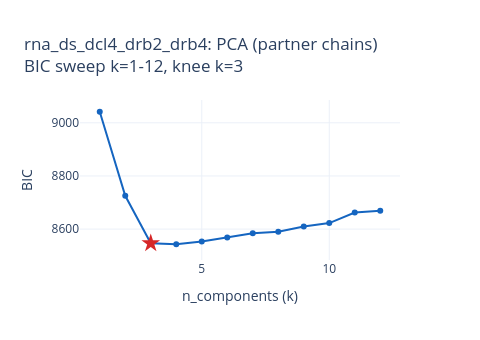
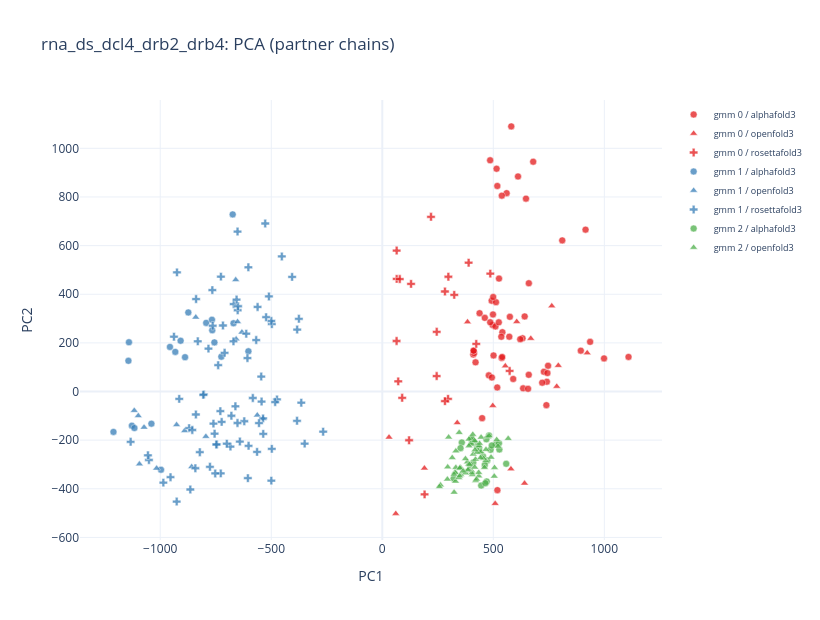

Write notebook code for charts like these, in order.
### Code cell
plot_pca(df, complex_name="rna_ds_dcl4_drb2_drb4", cluster_method="gmm", n_components="auto")  # GMM auto (BIC-knee)

### Figure 1 — Plotly figure (JSON) as saved in the notebook; plotly's stock layout.template omitted (floating-point values rounded to 4 significant figures)
{"data": [{"line": {"color": "#1565C0", "width": 2}, "marker": {"size": 6}, "mode": "lines+markers", "name": "BIC", "type": "scatter", "x": [1, 2, 3, 4, 5, 6, 7, 8, 9, 10, 11, 12], "y": [9042.0, 8725.0, 8547.0, 8543.0, 8554.0, 8568.0, 8584.0, 8590.0, 8610.0, 8623.0, 8662.0, 8669.0]}, {"marker": {"color": "#d62728", "size": 14, "symbol": "star"}, "mode": "markers", "name": "knee k=3", "type": "scatter", "x": [3], "y": [8547.0]}], "layout": {"height": 340, "showlegend": false, "title": {"text": "rna_ds_dcl4_drb2_drb4: PCA (partner chains)<br>BIC sweep k=1-12, knee k=3"}, "width": 480, "xaxis": {"title": {"text": "n_components (k)"}}, "yaxis": {"title": {"text": "BIC"}}}}

### Figure 2 — Plotly figure (JSON) as saved in the notebook; plotly's stock layout.template omitted (floating-point values rounded to 4 significant figures; data arrays with more than 128 entries replaced by an {"elided": "..."} marker saying what was removed)
{"data": [{"customdata": {"elided": "57x8 mixed values"}, "hovertemplate": "backend: %{customdata[0]}<br>seed: %{customdata[1]}<br>sample_index: %{customdata[2]}<br>cluster: %{customdata[3]}<br>ptm: %{customdata[4]}<br>iptm: %{customdata[5]}<br>ranking_score: %{customdata[6]}<br>cif_path: %{customdata[7]}<extra></extra>", "marker": {"color": "rgb(228,26,28)", "line": {"color": "white", "width": 0.5}, "opacity": 0.75, "size": 7, "symbol": "circle"}, "mode": "markers", "name": "gmm 0 / alphafold3", "type": "scatter", "x": [479.8, 518.1, 589.6, 496.8, 492.6, 540.9, 571.9, 409.7, 413.5, 410.7, 501.0, 493.6, 741.1, 536.0, 631.6, 660.0, 509.6, 580.8, 621.2, 739.0, 461.7, 936.0, 894.1, 449.7, 498.5, 560.1, 647.2, 537.7, 574.6, 611.3, 524.7, 641.2, 810.4, 486.0, 998.7, 915.4, 1109.0, 411.6, 539.9, 517.7, 634.4, 659.6, 438.1, 746.6, 538.3, 720.3, 656.5, 727.9, 420.0, 743.7, 512.0, 514.7, 485.7, 525.7, 499.5, 518.4, 679.6], "y": [66.42, 845.3, 51.55, 273.6, 373.6, 243.9, 225.3, 152.1, 158.1, 168.0, 148.3, 57.65, 40.27, 225.1, 218.8, 445.3, 267.7, 1090.0, 215.2, -55.98, 302.9, 204.3, 168.1, -109.4, 316.9, 815.8, 793.2, 137.9, 307.2, 884.3, 284.5, 308.7, 621.5, 284.8, 136.2, 665.7, 142.3, 167.8, 142.1, 16.64, 13.08, 68.8, 322.1, 105.9, 805.5, 36.21, 11.13, 81.28, 120.0, 75.77, 367.5, 916.2, 950.9, 464.4, 388.7, -405.5, 944.9]}, {"customdata": [["openfold3", 10, null, 1, 0.466, 0.3357, 0.3641, "rna_ds_dcl4_drb2_drb4/openfold_rna_ds_dcl4_drb2_drb4/openfold_results_seed-10/rna_ds_dcl4_drb2_drb4/seed_10/rna_ds_dcl4_drb2_drb4_seed_10_sample_4_model_fixed.cif"], ["openfold3", 11, null, 1, 0.4738, 0.2907, 0.3299, "rna_ds_dcl4_drb2_drb4/openfold_rna_ds_dcl4_drb2_drb4/openfold_results_seed-11/rna_ds_dcl4_drb2_drb4/seed_11/rna_ds_dcl4_drb2_drb4_seed_11_sample_3_model_fixed.cif"], ["openfold3", 11, null, 1, 0.4962, 0.3237, 0.36, "rna_ds_dcl4_drb2_drb4/openfold_rna_ds_dcl4_drb2_drb4/openfold_results_seed-11/rna_ds_dcl4_drb2_drb4/seed_11/rna_ds_dcl4_drb2_drb4_seed_11_sample_5_model_fixed.cif"], ["openfold3", 13, null, 1, 0.4827, 0.297, 0.3344, "rna_ds_dcl4_drb2_drb4/openfold_rna_ds_dcl4_drb2_drb4/openfold_results_seed-13/rna_ds_dcl4_drb2_drb4/seed_13/rna_ds_dcl4_drb2_drb4_seed_13_sample_2_model_fixed.cif"], ["openfold3", 17, null, 1, 0.4957, 0.367, 0.3953, "rna_ds_dcl4_drb2_drb4/openfold_rna_ds_dcl4_drb2_drb4/openfold_results_seed-17/rna_ds_dcl4_drb2_drb4/seed_17/rna_ds_dcl4_drb2_drb4_seed_17_sample_4_model_fixed.cif"], ["openfold3", 18, null, 1, 0.4485, 0.2747, 0.3105, "rna_ds_dcl4_drb2_drb4/openfold_rna_ds_dcl4_drb2_drb4/openfold_results_seed-18/rna_ds_dcl4_drb2_drb4/seed_18/rna_ds_dcl4_drb2_drb4_seed_18_sample_3_model_fixed.cif"], ["openfold3", 18, null, 1, 0.46, 0.2499, 0.2923, "rna_ds_dcl4_drb2_drb4/openfold_rna_ds_dcl4_drb2_drb4/openfold_results_seed-18/rna_ds_dcl4_drb2_drb4/seed_18/rna_ds_dcl4_drb2_drb4_seed_18_sample_5_model_fixed.cif"], ["openfold3", 19, null, 1, 0.4708, 0.2345, 0.2862, "rna_ds_dcl4_drb2_drb4/openfold_rna_ds_dcl4_drb2_drb4/openfold_results_seed-19/rna_ds_dcl4_drb2_drb4/seed_19/rna_ds_dcl4_drb2_drb4_seed_19_sample_5_model_fixed.cif"], ["openfold3", 20, null, 1, 0.5126, 0.4141, 0.4366, "rna_ds_dcl4_drb2_drb4/openfold_rna_ds_dcl4_drb2_drb4/openfold_results_seed-20/rna_ds_dcl4_drb2_drb4/seed_20/rna_ds_dcl4_drb2_drb4_seed_20_sample_1_model_fixed.cif"], ["openfold3", 20, null, 1, 0.5091, 0.4134, 0.4336, "rna_ds_dcl4_drb2_drb4/openfold_rna_ds_dcl4_drb2_drb4/openfold_results_seed-20/rna_ds_dcl4_drb2_drb4/seed_20/rna_ds_dcl4_drb2_drb4_seed_20_sample_4_model_fixed.cif"], ["openfold3", 5, null, 1, 0.5065, 0.3825, 0.4139, "rna_ds_dcl4_drb2_drb4/openfold_rna_ds_dcl4_drb2_drb4/openfold_results_seed-5/rna_ds_dcl4_drb2_drb4/seed_5/rna_ds_dcl4_drb2_drb4_seed_5_sample_1_model_fixed.cif"], ["openfold3", 7, null, 1, 0.506, 0.3864, 0.4132, "rna_ds_dcl4_drb2_drb4/openfold_rna_ds_dcl4_drb2_drb4/openfold_results_seed-7/rna_ds_dcl4_drb2_drb4/seed_7/rna_ds_dcl4_drb2_drb4_seed_7_sample_2_model_fixed.cif"], ["openfold3", 8, null, 1, 0.4909, 0.3068, 0.3633, "rna_ds_dcl4_drb2_drb4/openfold_rna_ds_dcl4_drb2_drb4/openfold_results_seed-8/rna_ds_dcl4_drb2_drb4/seed_8/rna_ds_dcl4_drb2_drb4_seed_8_sample_2_model_fixed.cif"], ["openfold3", 8, null, 1, 0.4924, 0.3172, 0.3522, "rna_ds_dcl4_drb2_drb4/openfold_rna_ds_dcl4_drb2_drb4/openfold_results_seed-8/rna_ds_dcl4_drb2_drb4/seed_8/rna_ds_dcl4_drb2_drb4_seed_8_sample_4_model_fixed.cif"], ["openfold3", 8, null, 1, 0.4928, 0.3261, 0.3609, "rna_ds_dcl4_drb2_drb4/openfold_rna_ds_dcl4_drb2_drb4/openfold_results_seed-8/rna_ds_dcl4_drb2_drb4/seed_8/rna_ds_dcl4_drb2_drb4_seed_8_sample_5_model_fixed.cif"], ["openfold3", 9, null, 1, 0.5166, 0.4228, 0.4506, "rna_ds_dcl4_drb2_drb4/openfold_rna_ds_dcl4_drb2_drb4/openfold_results_seed-9/rna_ds_dcl4_drb2_drb4/seed_9/rna_ds_dcl4_drb2_drb4_seed_9_sample_5_model_fixed.cif"]], "hovertemplate": "backend: %{customdata[0]}<br>seed: %{customdata[1]}<br>sample_index: %{customdata[2]}<br>cluster: %{customdata[3]}<br>ptm: %{customdata[4]}<br>iptm: %{customdata[5]}<br>ranking_score: %{customdata[6]}<br>cif_path: %{customdata[7]}<extra></extra>", "marker": {"color": "rgb(228,26,28)", "line": {"color": "white", "width": 0.5}, "opacity": 0.75, "size": 7, "symbol": "triangle-up"}, "mode": "markers", "name": "gmm 0 / openfold3", "type": "scatter", "x": [337.6, 668.7, 605.5, 554.0, 508.4, 60.7, 30.38, 383.8, 640.6, 189.7, 579.3, 785.6, 792.7, 922.9, 763.4, 497.6], "y": [-128.6, 217.9, 287.2, 105.0, -460.9, -502.1, -188.2, 286.2, -377.5, -315.2, -318.4, 20.73, 106.7, 158.8, 351.8, -58.14]}, {"customdata": {"elided": "21x8 mixed values"}, "hovertemplate": "backend: %{customdata[0]}<br>seed: %{customdata[1]}<br>sample_index: %{customdata[2]}<br>cluster: %{customdata[3]}<br>ptm: %{customdata[4]}<br>iptm: %{customdata[5]}<br>ranking_score: %{customdata[6]}<br>cif_path: %{customdata[7]}<extra></extra>", "marker": {"color": "rgb(228,26,28)", "line": {"color": "white", "width": 0.5}, "opacity": 0.75, "size": 7, "symbol": "cross"}, "mode": "markers", "name": "gmm 0 / rosettafold3", "type": "scatter", "x": [423.2, 324.1, 190.5, 486.5, 573.5, 282.2, 129.6, 120.7, 296.1, 89.58, 71.86, 282.3, 64.38, 64.86, 388.9, 219.4, 244.9, 78.63, 245.1, 297.7, 64.7], "y": [195.9, 397.4, -423.0, 484.8, 84.63, 411.4, 442.5, -200.5, -30.25, -25.88, 41.84, -39.64, 207.8, 463.1, 529.7, 718.4, 63.63, 462.4, 245.6, 472.0, 579.8]}, {"customdata": {"elided": "20x8 mixed values"}, "hovertemplate": "backend: %{customdata[0]}<br>seed: %{customdata[1]}<br>sample_index: %{customdata[2]}<br>cluster: %{customdata[3]}<br>ptm: %{customdata[4]}<br>iptm: %{customdata[5]}<br>ranking_score: %{customdata[6]}<br>cif_path: %{customdata[7]}<extra></extra>", "marker": {"color": "rgb(55,126,184)", "line": {"color": "white", "width": 0.5}, "opacity": 0.75, "size": 7, "symbol": "circle"}, "mode": "markers", "name": "gmm 1 / alphafold3", "type": "scatter", "x": [-765.8, -756.1, -724.9, -673.7, -1040.0, -793.0, -670.0, -602.9, -1141.0, -956.3, -888.3, -873.5, -1143.0, -996.5, -932.2, -908.3, -767.1, -1211.0, -1128.0, -1116.0], "y": [252.1, 202.1, 143.2, 728.4, -132.3, 282.3, 280.6, 165.4, 202.7, 183.3, 141.2, 325.1, 126.3, -321.6, 163.0, 208.8, 295.2, -166.1, -140.3, -150.2]}, {"customdata": [["openfold3", 1, null, 2, 0.4903, 0.2658, 0.3171, "rna_ds_dcl4_drb2_drb4/openfold_rna_ds_dcl4_drb2_drb4/openfold_results_seed-1/rna_ds_dcl4_drb2_drb4/seed_1/rna_ds_dcl4_drb2_drb4_seed_1_sample_4_model_fixed.cif"], ["openfold3", 11, null, 2, 0.4899, 0.3429, 0.3882, "rna_ds_dcl4_drb2_drb4/openfold_rna_ds_dcl4_drb2_drb4/openfold_results_seed-11/rna_ds_dcl4_drb2_drb4/seed_11/rna_ds_dcl4_drb2_drb4_seed_11_sample_1_model_fixed.cif"], ["openfold3", 11, null, 2, 0.4893, 0.2715, 0.3243, "rna_ds_dcl4_drb2_drb4/openfold_rna_ds_dcl4_drb2_drb4/openfold_results_seed-11/rna_ds_dcl4_drb2_drb4/seed_11/rna_ds_dcl4_drb2_drb4_seed_11_sample_2_model_fixed.cif"], ["openfold3", 11, null, 2, 0.4804, 0.2445, 0.2963, "rna_ds_dcl4_drb2_drb4/openfold_rna_ds_dcl4_drb2_drb4/openfold_results_seed-11/rna_ds_dcl4_drb2_drb4/seed_11/rna_ds_dcl4_drb2_drb4_seed_11_sample_4_model_fixed.cif"], ["openfold3", 13, null, 2, 0.4731, 0.2727, 0.3182, "rna_ds_dcl4_drb2_drb4/openfold_rna_ds_dcl4_drb2_drb4/openfold_results_seed-13/rna_ds_dcl4_drb2_drb4/seed_13/rna_ds_dcl4_drb2_drb4_seed_13_sample_1_model_fixed.cif"], ["openfold3", 13, null, 2, 0.4836, 0.2661, 0.3186, "rna_ds_dcl4_drb2_drb4/openfold_rna_ds_dcl4_drb2_drb4/openfold_results_seed-13/rna_ds_dcl4_drb2_drb4/seed_13/rna_ds_dcl4_drb2_drb4_seed_13_sample_3_model_fixed.cif"], ["openfold3", 13, null, 2, 0.4818, 0.2493, 0.2984, "rna_ds_dcl4_drb2_drb4/openfold_rna_ds_dcl4_drb2_drb4/openfold_results_seed-13/rna_ds_dcl4_drb2_drb4/seed_13/rna_ds_dcl4_drb2_drb4_seed_13_sample_4_model_fixed.cif"], ["openfold3", 13, null, 2, 0.4836, 0.2408, 0.3038, "rna_ds_dcl4_drb2_drb4/openfold_rna_ds_dcl4_drb2_drb4/openfold_results_seed-13/rna_ds_dcl4_drb2_drb4/seed_13/rna_ds_dcl4_drb2_drb4_seed_13_sample_5_model_fixed.cif"], ["openfold3", 16, null, 2, 0.4613, 0.2568, 0.2977, "rna_ds_dcl4_drb2_drb4/openfold_rna_ds_dcl4_drb2_drb4/openfold_results_seed-16/rna_ds_dcl4_drb2_drb4/seed_16/rna_ds_dcl4_drb2_drb4_seed_16_sample_5_model_fixed.cif"], ["openfold3", 17, null, 2, 0.512, 0.3839, 0.4111, "rna_ds_dcl4_drb2_drb4/openfold_rna_ds_dcl4_drb2_drb4/openfold_results_seed-17/rna_ds_dcl4_drb2_drb4/seed_17/rna_ds_dcl4_drb2_drb4_seed_17_sample_1_model_fixed.cif"], ["openfold3", 17, null, 2, 0.5066, 0.3719, 0.3989, "rna_ds_dcl4_drb2_drb4/openfold_rna_ds_dcl4_drb2_drb4/openfold_results_seed-17/rna_ds_dcl4_drb2_drb4/seed_17/rna_ds_dcl4_drb2_drb4_seed_17_sample_2_model_fixed.cif"], ["openfold3", 19, null, 2, 0.4891, 0.3079, 0.358, "rna_ds_dcl4_drb2_drb4/openfold_rna_ds_dcl4_drb2_drb4/openfold_results_seed-19/rna_ds_dcl4_drb2_drb4/seed_19/rna_ds_dcl4_drb2_drb4_seed_19_sample_1_model_fixed.cif"], ["openfold3", 19, null, 2, 0.4801, 0.3047, 0.3478, "rna_ds_dcl4_drb2_drb4/openfold_rna_ds_dcl4_drb2_drb4/openfold_results_seed-19/rna_ds_dcl4_drb2_drb4/seed_19/rna_ds_dcl4_drb2_drb4_seed_19_sample_2_model_fixed.cif"], ["openfold3", 19, null, 2, 0.4963, 0.3124, 0.3645, "rna_ds_dcl4_drb2_drb4/openfold_rna_ds_dcl4_drb2_drb4/openfold_results_seed-19/rna_ds_dcl4_drb2_drb4/seed_19/rna_ds_dcl4_drb2_drb4_seed_19_sample_3_model_fixed.cif"], ["openfold3", 19, null, 2, 0.4835, 0.2998, 0.3434, "rna_ds_dcl4_drb2_drb4/openfold_rna_ds_dcl4_drb2_drb4/openfold_results_seed-19/rna_ds_dcl4_drb2_drb4/seed_19/rna_ds_dcl4_drb2_drb4_seed_19_sample_4_model_fixed.cif"], ["openfold3", 20, null, 2, 0.512, 0.4376, 0.4545, "rna_ds_dcl4_drb2_drb4/openfold_rna_ds_dcl4_drb2_drb4/openfold_results_seed-20/rna_ds_dcl4_drb2_drb4/seed_20/rna_ds_dcl4_drb2_drb4_seed_20_sample_3_model_fixed.cif"]], "hovertemplate": "backend: %{customdata[0]}<br>seed: %{customdata[1]}<br>sample_index: %{customdata[2]}<br>cluster: %{customdata[3]}<br>ptm: %{customdata[4]}<br>iptm: %{customdata[5]}<br>ranking_score: %{customdata[6]}<br>cif_path: %{customdata[7]}<extra></extra>", "marker": {"color": "rgb(55,126,184)", "line": {"color": "white", "width": 0.5}, "opacity": 0.75, "size": 7, "symbol": "triangle-up"}, "mode": "markers", "name": "gmm 1 / openfold3", "type": "scatter", "x": [-660.1, -658.3, -651.7, -537.2, -563.0, -632.2, -794.5, -1016.0, -840.0, -889.9, -858.4, -1099.0, -1073.0, -1117.0, -926.4, -1094.0], "y": [459.1, 215.5, 286.6, -111.9, -97.08, 243.7, -185.2, -315.9, 305.2, -161.1, -309.7, -100.0, -147.4, -78.45, -137.1, -298.6]}, {"customdata": {"elided": "79x8 mixed values"}, "hovertemplate": "backend: %{customdata[0]}<br>seed: %{customdata[1]}<br>sample_index: %{customdata[2]}<br>cluster: %{customdata[3]}<br>ptm: %{customdata[4]}<br>iptm: %{customdata[5]}<br>ranking_score: %{customdata[6]}<br>cif_path: %{customdata[7]}<extra></extra>", "marker": {"color": "rgb(55,126,184)", "line": {"color": "white", "width": 0.5}, "opacity": 0.75, "size": 7, "symbol": "cross"}, "mode": "markers", "name": "gmm 1 / rosettafold3", "type": "scatter", "x": [-727.5, -605.4, -953.8, -752.3, -776.2, -782.8, -545.1, -839.5, -669.2, -603.1, -612.6, -838.5, -383.3, -452.5, -831.0, -536.7, -497.6, -745.0, -583.1, -683.8, -651.3, -641.4, -723.5, -869.8, -765.3, -924.7, -726.8, -651.9, -803.5, -364.8, -986.0, -384.0, -841.8, -914.4, -561.6, -938.2, -497.5, -474.3, -621.5, -670.2, -499.8, -527.2, -729.2, -763.7, -747.5, -1051.0, -1055.0, -1133.0, -926.0, -510.5, -543.7, -649.5, -555.2, -806.2, -602.2, -821.8, -499.7, -406.1, -523.2, -760.3, -717.6, -710.2, -652.1, -661.4, -755.2, -739.0, -567.8, -656.3, -855.7, -700.3, -679.5, -482.4, -607.2, -864.5, -536.1, -375.6, -563.9, -266.3, -349.6], "y": [-336.8, -356.3, -352.3, -336.9, -309.5, 176.5, 61.63, -94.48, 359.6, 510.9, 237.7, 380.3, 254.8, 555.4, 206.5, -110.6, -235.7, -217.3, -26.62, -226.4, 334.2, -205.7, -125.0, -150.6, 417.2, 490.0, 472.3, 657.8, -11.89, -45.98, -374.6, -120.4, -315.5, -30.23, 347.7, 225.4, 277.1, -32.61, -122.2, 206.4, 290.1, 691.0, -80.79, 270.4, -217.9, -281.6, -262.3, -206.7, -452.5, 390.9, -41.23, 350.7, -129.9, -13.72, -223.2, -249.5, -366.6, 471.3, 305.6, -131.9, 271.6, 159.2, -129.4, -60.79, -173.4, 108.3, 211.8, 378.1, -158.3, -214.6, -99.56, -43.31, 137.6, -402.8, -174.1, 299.1, -248.4, -165.2, -214.4]}, {"customdata": {"elided": "23x8 mixed values"}, "hovertemplate": "backend: %{customdata[0]}<br>seed: %{customdata[1]}<br>sample_index: %{customdata[2]}<br>cluster: %{customdata[3]}<br>ptm: %{customdata[4]}<br>iptm: %{customdata[5]}<br>ranking_score: %{customdata[6]}<br>cif_path: %{customdata[7]}<extra></extra>", "marker": {"color": "rgb(77,175,74)", "line": {"color": "white", "width": 0.5}, "opacity": 0.75, "size": 7, "symbol": "circle"}, "mode": "markers", "name": "gmm 2 / alphafold3", "type": "scatter", "x": [453.4, 403.6, 321.3, 436.0, 358.2, 445.5, 470.3, 464.1, 472.7, 511.8, 409.7, 480.6, 527.3, 487.8, 525.4, 395.3, 468.8, 558.0, 461.5, 493.2, 426.4, 352.3, 402.2], "y": [-265.9, -202.8, -357.7, -236.0, -209.6, -386.7, -370.0, -377.0, -283.6, -217.0, -291.8, -180.5, -238.3, -239.5, -212.6, -301.7, -196.4, -297.2, -301.8, -221.9, -223.8, -232.9, -192.2]}, {"customdata": {"elided": "68x8 mixed values"}, "hovertemplate": "backend: %{customdata[0]}<br>seed: %{customdata[1]}<br>sample_index: %{customdata[2]}<br>cluster: %{customdata[3]}<br>ptm: %{customdata[4]}<br>iptm: %{customdata[5]}<br>ranking_score: %{customdata[6]}<br>cif_path: %{customdata[7]}<extra></extra>", "marker": {"color": "rgb(77,175,74)", "line": {"color": "white", "width": 0.5}, "opacity": 0.75, "size": 7, "symbol": "triangle-up"}, "mode": "markers", "name": "gmm 2 / openfold3", "type": "scatter", "x": [390.2, 327.9, 515.3, 315.0, 419.2, 403.9, 397.9, 445.0, 505.5, 465.9, 352.5, 434.7, 353.2, 329.6, 521.1, 399.7, 328.4, 331.2, 436.0, 323.5, 419.7, 323.4, 383.4, 460.2, 409.5, 372.6, 349.7, 402.7, 441.3, 431.9, 345.0, 434.3, 407.6, 444.1, 467.0, 437.9, 427.6, 388.7, 405.3, 389.4, 349.1, 331.4, 455.9, 393.1, 567.0, 442.6, 474.0, 480.8, 390.5, 504.3, 420.5, 346.4, 424.3, 415.7, 403.2, 374.5, 489.8, 298.8, 294.6, 348.3, 262.1, 386.1, 374.5, 416.3, 257.3, 417.6, 293.2, 363.7], "y": [-195.9, -331.3, -198.3, -272.1, -206.3, -218.0, -216.7, -188.4, -313.1, -284.1, -312.5, -347.8, -341.9, -369.5, -225.2, -213.2, -333.9, -312.7, -223.7, -414.7, -279.0, -340.7, -289.8, -312.4, -257.6, -329.9, -316.6, -326.4, -250.8, -243.2, -354.8, -333.4, -176.5, -247.6, -238.7, -213.7, -250.1, -319.0, -342.1, -299.0, -314.6, -244.7, -275.4, -300.1, -193.7, -272.8, -185.5, -182.2, -223.7, -348.7, -366.7, -169.0, -360.8, -202.5, -335.1, -335.1, -270.6, -187.6, -310.7, -347.5, -384.9, -322.7, -276.9, -311.7, -391.6, -240.5, -360.7, -327.3]}], "layout": {"height": 620, "legend": {"font": {"size": 9}}, "title": {"text": "rna_ds_dcl4_drb2_drb4: PCA (partner chains)"}, "width": 820, "xaxis": {"title": {"text": "PC1"}}, "yaxis": {"title": {"text": "PC2"}}}}
